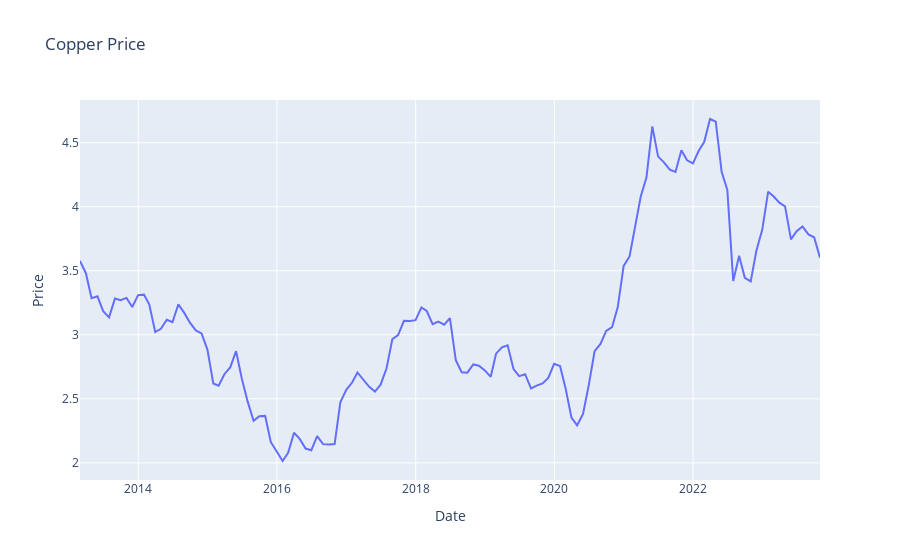

Write notebook code for a chart like this one.
### Code cell
plot_df = copper.set_index("Date").resample("M").Price.mean().reset_index()
px.line(plot_df, x='Date', y='Price', title='Copper Price')

### Figure 1 — Plotly figure (JSON) as saved in the notebook; plotly's stock layout.template omitted (floating-point values rounded to 4 significant figures; data arrays with more than 128 entries replaced by an {"elided": "..."} marker saying what was removed)
{"data": [{"hovertemplate": "Date=%{x}<br>Price=%{y}<extra></extra>", "legendgroup": "", "line": {"color": "#636efa", "dash": "solid"}, "marker": {"symbol": "circle"}, "mode": "lines", "name": "", "orientation": "v", "showlegend": false, "type": "scatter", "x": {"elided": "129 str values"}, "xaxis": "x", "y": {"elided": "129 float values"}, "yaxis": "y"}], "layout": {"legend": {"tracegroupgap": 0}, "title": {"text": "Copper Price"}, "xaxis": {"anchor": "y", "domain": [0, 1], "title": {"text": "Date"}}, "yaxis": {"anchor": "x", "domain": [0, 1], "title": {"text": "Price"}}}}
